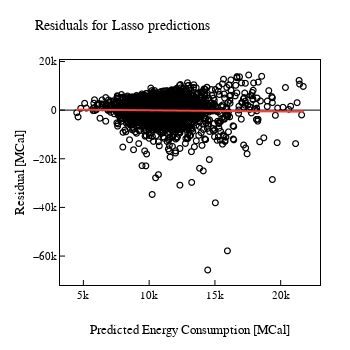

Write notebook code for a chart like this one.
### Code cell
# A figure for residual plotting.
fig_residual = px.scatter(
    x= test_prediction,
    y= residual,
    trendline= "ols",
    trendline_color_override= "#fc4040",    
)

fig_residual.update_traces(
    marker_symbol= "circle-open",
    marker_color= "#000000"
)

fig_residual.update_layout(
    title= "Residuals for Lasso predictions",
    xaxis_title= "Predicted Energy Consumption [MCal]",
    yaxis_title= "Residual [MCal]",
    # yaxis_zeroline= False,
    width= 350,
    height= 350,
    template= eda_tempelete_01_white,    
)

fig_residual.show()

### Figure 1 — Plotly figure (JSON) as saved in the notebook; plotly's stock layout.template omitted (floating-point values rounded to 4 significant figures; data arrays with more than 128 entries replaced by an {"elided": "..."} marker saying what was removed)
{"data": [{"hovertemplate": "x=%{x}<br>y=%{y}<extra></extra>", "legendgroup": "", "marker": {"color": "#000000", "symbol": "circle-open"}, "mode": "markers", "name": "", "showlegend": false, "type": "scattergl", "x": {"elided": "2214 float values"}, "xaxis": "x", "y": {"elided": "2214 float values"}, "yaxis": "y"}, {"hovertemplate": "<b>OLS trendline</b><br>y = -0.049516 * x + 419.888<br>R<sup>2</sup>=0.000459<br><br>x=%{x}<br>y=%{y} <b>(trend)</b><extra></extra>", "legendgroup": "", "line": {"color": "#fc4040"}, "marker": {"color": "#000000", "symbol": "circle-open"}, "mode": "lines", "name": "", "showlegend": false, "type": "scattergl", "x": {"elided": "2214 float values"}, "xaxis": "x", "y": {"elided": "2214 float values"}, "yaxis": "y"}], "layout": {"height": 350, "legend": {"tracegroupgap": 0}, "margin": {"t": 60}, "title": {"text": "Residuals for Lasso predictions"}, "width": 350, "xaxis": {"anchor": "y", "domain": [0, 1], "title": {"text": "Predicted Energy Consumption [MCal]"}}, "yaxis": {"anchor": "x", "domain": [0, 1], "title": {"text": "Residual [MCal]"}}}}
